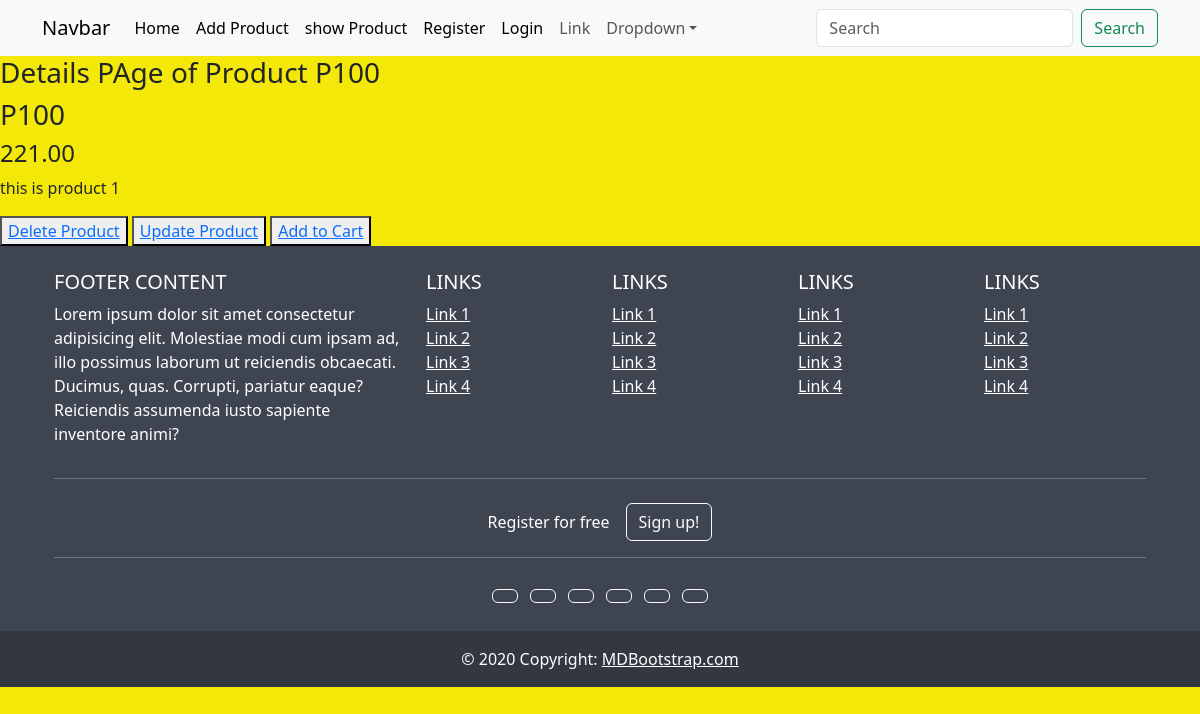
The page /product/product_details/3/ on the database as committed earlier.
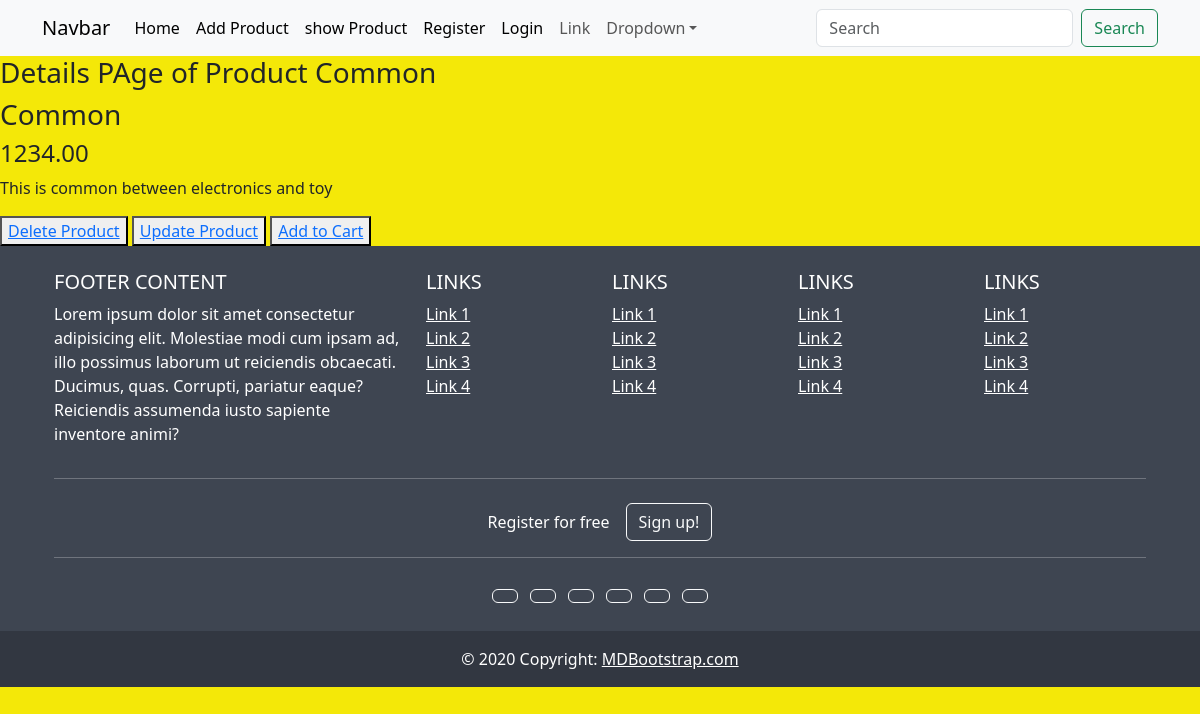
The same page on the database as committed later.
### product/models.py (models this page shows, shortened)
class Product(models.Model):#product_product
    name = models.CharField(max_length=25)
    price  = models.DecimalField(decimal_places=2,max_digits=10)
    desc = models.TextField()
    image = models.ImageField(upload_to='product/',default="product/online-shopping-background-website-mobile-app_269039-166.jpg")
    category = models.ManyToManyField(Category,db_table='Product_Category_New')
    class Meta:
        db_table = 'Products'
        ordering = ['name']

### product/views.py (the view)
# urls.py: path('product_details/<int:id>/',views.product_details,name='product-detail'),
def product_details(request,id):
    context = {
        'p':get_object_or_404(Product,pk=id)
    }
    return render(request,'product/product_details.html',context)

### product/templates/product/product_details.html
{% extends 'base.html' %}
{% block content %}
<h3> Details PAge of Product   <span>{{p.name}}</span></h3>
    <h3>{{p.name}}</h3>
    <h4>{{p.price}}</h4>
    <p>{{p.desc}}</p>
    <button><a href="{% url 'delete-product' p.id %}">Delete Product</a></button>
    <button><a href="{% url 'update-product' p.id %}">Update Product</a></button>
    <button><a href="{% url 'add_to_cart' p.id %}">Add to Cart</a></button>
    {% endblock %}

Rows that differ between the two databases and show on the page:
changed Product: name "P100" → "Common"; price "221.00" → "1234.00"; desc "this is product 1" → "This is common between electronics and toy"
